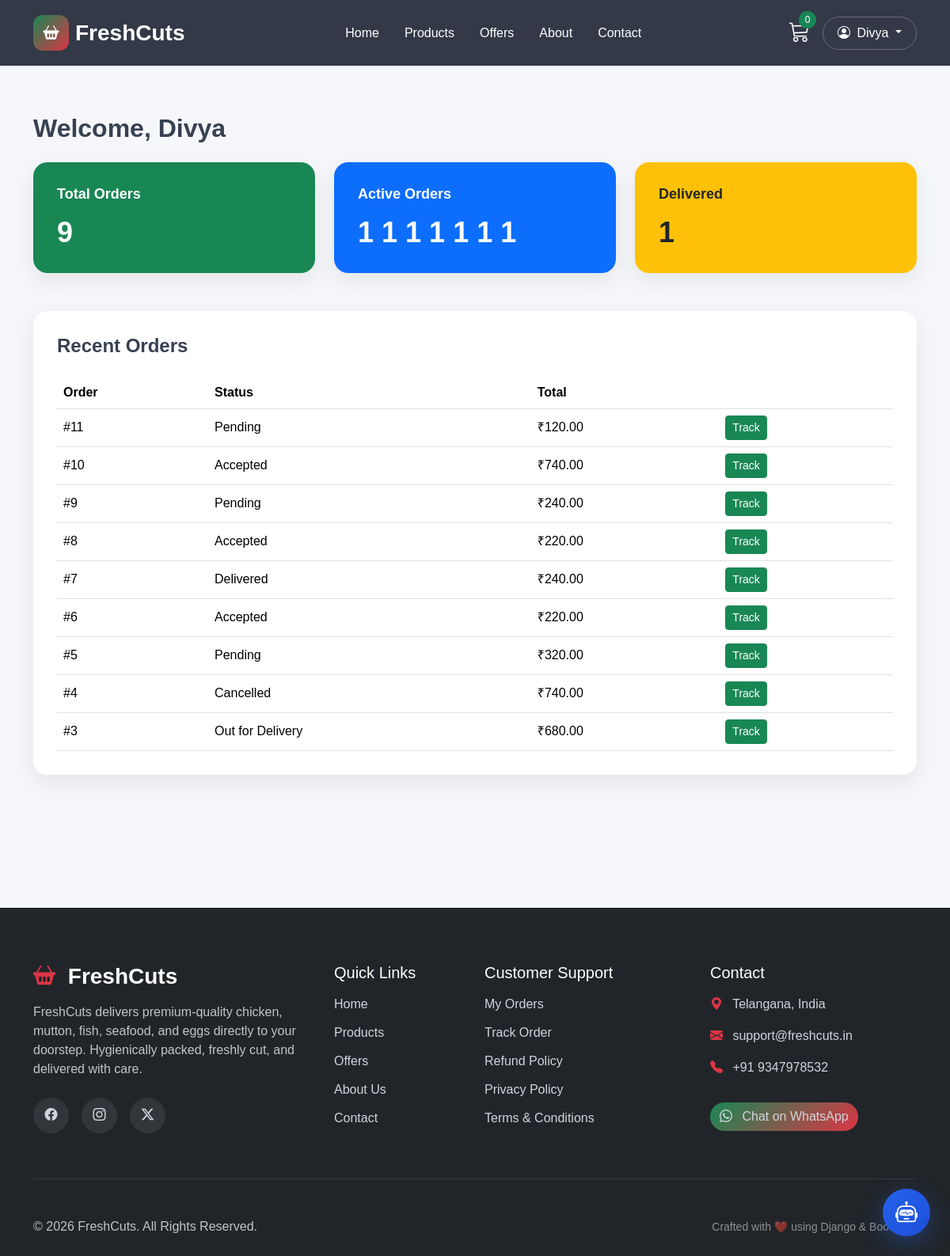
The app's page /customer/ (signed in) with its own data.
### accounts/models.py (models this page shows, shortened)
class User(AbstractUser):
    ADMIN = "ADMIN"
    WORKER = "WORKER"
    CUSTOMER = "CUSTOMER"
    ROLE_CHOICES = (
        (ADMIN, "Admin"),
        (WORKER, "Worker"),
        (CUSTOMER, "Customer"),
    )
    role = models.CharField(
        max_length=20,
        choices=ROLE_CHOICES,
        default=CUSTOMER
    )
    phone = models.CharField(
        max_length=15,
        unique=True
    )
    address = models.TextField(blank=True)
    profile_image = models.ImageField(
        upload_to="profiles/",
        blank=True,
        null=True
    )

### orders/models.py (models this page shows, shortened)
class Order(models.Model):
    STATUS = [
        ("Pending", "Pending"),
        ("Accepted", "Accepted"),
        ("Preparing", "Preparing"),
        ("Out for Delivery", "Out for Delivery"),
        ("Delivered", "Delivered"),
        ("Cancelled", "Cancelled"),
    ]
    PAYMENT_CHOICES = [
        ("COD", "Cash On Delivery"),
        ("UPI", "UPI"),
    ]
    customer = models.ForeignKey(
        settings.AUTH_USER_MODEL,
        on_delete=models.CASCADE,
        related_name="orders"
    )
    worker = models.ForeignKey(
        settings.AUTH_USER_MODEL,
        on_delete=models.SET_NULL,
        null=True,
        blank=True,
        related_name="assigned_orders"
    )
    delivery_slot = models.ForeignKey(
        DeliverySlot,
        on_delete=models.SET_NULL,
        null=True,
        blank=True
    )
    total = models.DecimalField(
        max_digits=10,
        decimal_places=2,
        default=0
    )
    status = models.CharField(
        max_length=30,
        choices=STATUS,
        default="Pending"
    )
    payment_method = models.CharField(
        max_length=20,
        choices=PAYMENT_CHOICES,
        default="COD"
    )
    address = models.TextField()
    phone = models.CharField(max_length=15)
    created_at = models.DateTimeField(auto_now_add=True)

### dashboard/views.py (the view)
@login_required
def customer_dashboard(request):
    if request.user.role != "CUSTOMER":
        return HttpResponseForbidden("Access Denied")
    orders = Order.objects.filter(
        customer=request.user
    ).order_by("-created_at")
    context = {
        "orders": orders
    }
    return render(
        request,
        "dashboard/customer_dashboard.html",
        context,
    )

### orders/cart.py (called while the page is built)
    def total_quantity(self):
        return sum(
            item["quantity"]
            for item in self.cart.values()
        )

    def __len__(self):
        return self.total_quantity()

### orders/context_processors.py (called while the page is built)
def cart(request):
    cart = Cart(request)
    return {
        "cart": cart,
        "cart_count": len(cart),
    }

### dashboard/templates/dashboard/customer_dashboard.html (shortened to what this page needs)
{% extends "base.html" %}
{% load static %}
{% block css %}
<link rel="stylesheet" href="{% static 'css/dashboard.css' %}">
{% endblock %}
{% block content %}
<section class="dashboard-section py-5">
<div class="container">
<h2 class="fw-bold mb-4">
Welcome, {{ request.user.first_name|default:request.user.username }}
</h2>
<div class="row g-4 mb-5">
<div class="col-md-4">
<div class="dashboard-card bg-success text-white">
<h5>Total Orders</h5>
<h2>{{ orders|length }}</h2>
</div>
</div>
<div class="col-md-4">
<div class="dashboard-card bg-primary text-white">
<h5>Active Orders</h5>
<h2>
{% for order in orders %}
{% if order.status != "Delivered" and order.status != "Cancelled" %}
1
{% endif %}
{% empty %}
0
{% endfor %}
</h2>
</div>
</div>
<div class="col-md-4">
<div class="dashboard-card bg-warning text-dark">
<h5>Delivered</h5>
<h2>
{% for order in orders %}
{% if order.status == "Delivered" %}
1
{% endif %}
{% empty %}
0
{% endfor %}
</h2>
</div>
</div>
</div>
<div class="recent-orders">
<h4 class="mb-4">
Recent Orders
</h4>
<table class="table table-hover">
<thead>
<tr>
<th>Order</th>
<th>Status</th>
<th>Total</th>
<th></th>
</tr>
</thead>
<tbody>
{% for order in orders %}
<tr>
<td>#{{ order.id }}</td>
<td>{{ order.status }}</td>
<td>₹{{ order.total }}</td>
<td>
<a href="{% url 'track_order' order.id %}" class="btn btn-success btn-sm">
Track
</a>
</td>
</tr>
{% empty %}
<tr>
<td colspan="4" class="text-center">
No Orders Yet
</td>
</tr>
{% endfor %}
</tbody>
</table>
</div>
</div>
</section>
{% endblock %}

### templates/navbar.html (shortened to what this page needs)
{% load static %}
<nav class="navbar navbar-expand-lg fixed-top premium-navbar">
    <div class="container">
        <a class="navbar-brand d-flex align-items-center fw-bold logo"
           href="{% url 'home' %}">
            <div class="logo-icon me-2">
                <i class="bi bi-basket2-fill"></i>
            </div>
            <span>FreshCuts</span>
        </a>
        <div class="collapse navbar-collapse" id="navbar">
            <ul class="navbar-nav mx-auto">
                {% if user.is_authenticated and user.role == "ADMIN" %}
                    <li class="nav-item">
                        <a class="nav-link" href="{% url 'admin_dashboard' %}">
                            Dashboard
                        </a>
                    </li>
                {% elif user.is_authenticated and user.role == "WORKER" %}
                    <li class="nav-item">
                        <a class="nav-link" href="{% url 'worker_dashboard' %}">
                            Dashboard
                        </a>
                    </li>
                {% else %}
                    <li class="nav-item">
                        <a class="nav-link" href="{% url 'home' %}">
                            Home
                        </a>
                    </li>
                    <li class="nav-item">
                        <a class="nav-link" href="{% url 'products' %}">
                            Products
                        </a>
                    </li>
                    <li class="nav-item">
                        <a class="nav-link" href="/offers/">
                            Offers
                        </a>
                    </li>
                    <li class="nav-item">
                        <a class="nav-link" href="{% url 'about' %}">
                            About
                        </a>
                    </li>
                    <li class="nav-item">
                        <a class="nav-link" href="{% url 'contact' %}">
                            Contact
                        </a>
                    </li>
                {% endif %}
            </ul>
            <div class="d-flex align-items-center gap-3">
                {% if user.is_authenticated %}
                    {% if user.role == "CUSTOMER" %}
                        <a href="{% url 'cart' %}" class="cart-btn position-relative">
                            <i class="bi bi-cart3"></i>
                            <span class="cart-badge">
                                {{ cart_count }}
                            </span>
                        </a>
                    {% endif %}
                    <div class="dropdown">
                        <button
                            class="btn profile-btn dropdown-toggle"
                            data-bs-toggle="dropdown">
                            <i class="bi bi-person-circle me-1"></i>
                            {{ user.first_name|default:user.username }}
                        </button>
                    </div>
                {% endif %}
            </div>
        </div>
    </div>
</nav>

### static/css/style.css (style rules this page uses)
:root { --primary:#E53935; --primary-dark:#C62828; --secondary:#FF6B6B; --dark:#111827; --dark-light:#1F2937; --light:#F8FAFC; --white:#FFFFFF; --text:#374151; --border:#E5E7EB; --shadow:0 12px 35px rgba(0,0,0,.08); --shadow-hover:0 18px 45px rgba(0,0,0,.12); --radius:18px; }
* { margin:0; padding:0; box-sizing:border-box; }
html { scroll-behavior:smooth; }
body { font-family:'Poppins',sans-serif; background:var(--light); color:var(--text); overflow-x:hidden; }
.premium-navbar { background:rgba(17,24,39,.85); backdrop-filter:blur(18px); transition:.35s; padding:14px 0; }
.logo { color:white !important; text-decoration:none; font-size:28px; font-weight:700; }
.logo-icon { width:45px; height:45px; border-radius:12px; background:linear-gradient(135deg,var(--primary),var(--secondary)); display:flex; justify-content:center; align-items:center; color:white; font-size:20px; }
.nav-link { color:white !important; margin:0 8px; font-weight:500; position:relative; transition:.3s; }
.nav-link::after { content:""; position:absolute; left:0; bottom:-6px; width:0; height:2px; background:var(--primary); transition:.3s; }
.cart-btn { color:white; font-size:26px; text-decoration:none; }
.cart-badge { position:absolute; top:-8px; right:-8px; background:var(--primary); color:white; width:22px; height:22px; border-radius:50%; font-size:12px; display:flex; justify-content:center; align-items:center; }
.profile-btn { color:white; border:1px solid rgba(255,255,255,.25); border-radius:50px; padding:8px 18px; }

### static/css/dashboard.css (style rules this page uses)
:root { --primary:#198754; --secondary:#dc3545; --warning:#ffc107; --info:#0d6efd; --dark:#212529; --light:#f8f9fa; --border:#e9ecef; --shadow:0 10px 30px rgba(0,0,0,.08); --radius:18px; }
body { background:#f5f7fb; }
.dashboard-section { min-height:100vh; }
.dashboard-section h2 { font-weight:700; margin-bottom:35px; }
.dashboard-card { border-radius:18px; padding:30px; color:#fff; box-shadow:var(--shadow); transition:.3s; }
.dashboard-card h5 { font-size:18px; font-weight:600; margin-bottom:15px; }
.dashboard-card h2 { font-size:36px; font-weight:700; margin:0; }
.recent-orders { background:#fff; border-radius:18px; padding:30px; box-shadow:var(--shadow); }
.recent-orders h4 { font-weight:700; margin-bottom:20px; }
.table { margin-bottom:0; }
.table th { font-weight:700; }
.table td { vertical-align:middle; }
.btn-success { transition:.3s; }

### records on screen
User: first_name "Divya", user.first_name "Divya"
Order: shows "1", id "11", status "Pending", total "120.00"
Order: shows "1", id "10", status "Accepted", total "740.00"
Order: shows "1", id "9", status "Pending", total "240.00"
Order: shows "1", id "8", status "Accepted", total "220.00"
Order: shows "1", id "6", status "Accepted", total "220.00"
Order: shows "1", id "5", status "Pending", total "320.00"
Order: shows "1", id "3", status "Out for Delivery", total "680.00"
Order: shows "1", id "7", status "Delivered", total "240.00"
Order: id "4", status "Cancelled", total "740.00"

### other values on screen
{{ cart_count }} "0"
{{ orders|length }} "9"
